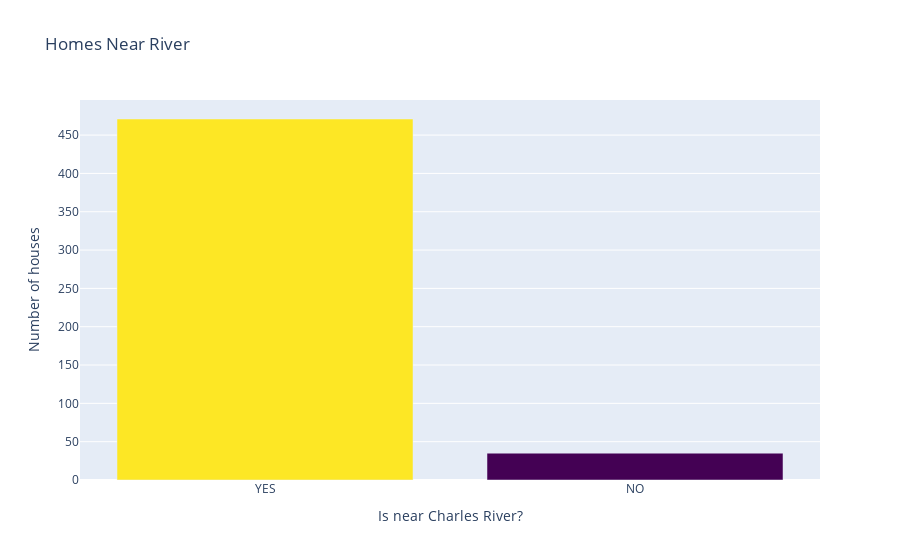

The cell this chart's notebook holds for it:
### Markdown cell above
#### Next to the River? ⛵️

**Challenge**

Create a bar chart with plotly for CHAS to show many more homes are away from the river versus next to it. The bar chart should look something like this:

<img src=https://i.imgur.com/AHwoQ6l.png height=350>

You can make your life easier by providing a list of values for the x-axis (e.g., `x=['No', 'Yes']`)

### Code cell
river_access = data['CHAS'].value_counts()
bar = px.bar(
    x=['YES', 'NO'],
    y=river_access.values,
    color_continuous_scale=px.colors.sequential.Viridis,
    color=river_access.values,
    title='Homes Near River'
    )
bar.update_layout(
    xaxis_title='Is near Charles River?',
    yaxis_title='Number of houses',
    coloraxis_showscale=False
    )

### Figure 1 — Plotly figure (JSON) as saved in the notebook; plotly's stock layout.template omitted (floating-point values rounded to 4 significant figures)
{"data": [{"alignmentgroup": "True", "hovertemplate": "x=%{x}<br>y=%{y}<br>color=%{marker.color}<extra></extra>", "legendgroup": "", "marker": {"color": [471, 35], "coloraxis": "coloraxis", "pattern": {"shape": ""}}, "name": "", "offsetgroup": "", "orientation": "v", "showlegend": false, "textposition": "auto", "type": "bar", "x": ["YES", "NO"], "xaxis": "x", "y": [471, 35], "yaxis": "y"}], "layout": {"barmode": "relative", "coloraxis": {"colorbar": {"title": {"text": "color"}}, "colorscale": [[0, "#440154"], [0.1111, "#482878"], [0.2222, "#3e4989"], [0.3333, "#31688e"], [0.4444, "#26828e"], [0.5556, "#1f9e89"], [0.6667, "#35b779"], [0.7778, "#6ece58"], [0.8889, "#b5de2b"], [1, "#fde725"]], "showscale": false}, "legend": {"tracegroupgap": 0}, "title": {"text": "Homes Near River"}, "xaxis": {"anchor": "y", "domain": [0, 1], "title": {"text": "Is near Charles River?"}}, "yaxis": {"anchor": "x", "domain": [0, 1], "title": {"text": "Number of houses"}}}}
